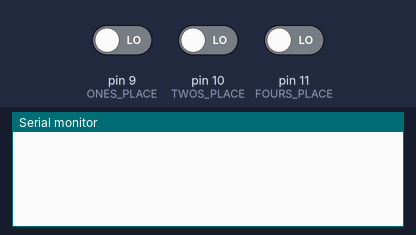
Bench run of a sketch on a simulated Arduino Uno, built with avr-gcc and run on an emulated ATmega328P. Parts: the last lines printed to the serial monitor. The test bench sets the inputs (shaded band); at power-on: pin 9 (ONES_PLACE) LOW, pin 10 (TWOS_PLACE) LOW, pin 11 (FOURS_PLACE) LOW.

Above: at 1.2 s.
1.3 s: pin 9 (ONES_PLACE) driven HIGH
At 1.41 s:
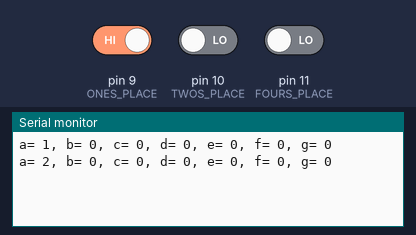
2.9 s: pin 10 (TWOS_PLACE) driven HIGH
At 2.92 s:
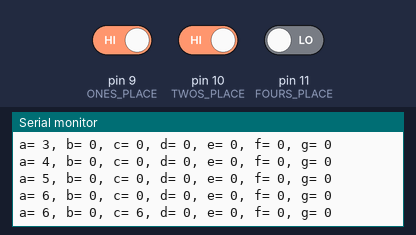
4.4 s: pin 9 (ONES_PLACE) driven LOW
At 4.43 s:
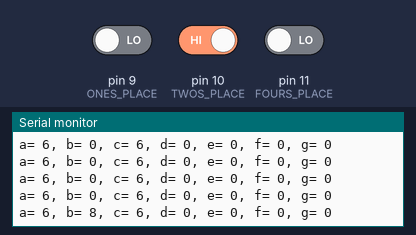
5.9 s: pin 11 (FOURS_PLACE) driven HIGH
At 5.94 s:
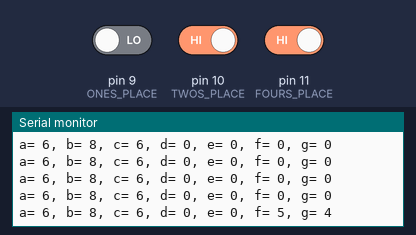
8.9 s: pin 10 (TWOS_PLACE) driven LOW
At 8.97 s:
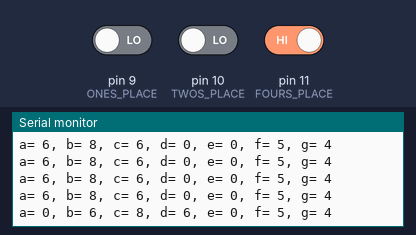
Timing chart, 0 to 11.9 s (numbered marks = the images above; inputs shaded):
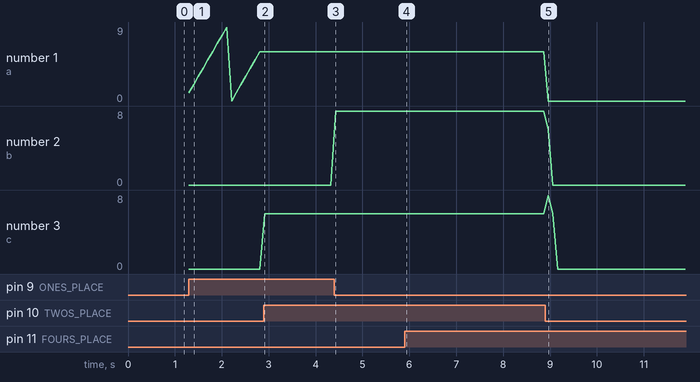

Measured:
- after the input at 1.3 s, the serial monitor: prints a new line at once (image 1)
- after the input at 2.9 s, the serial monitor: prints a new line at once (image 2)
- after the input at 4.4 s, the serial monitor: prints a new line at once (image 3)
- after the input at 5.9 s, the serial monitor: prints a new line at once (image 4)
- after the input at 8.9 s, the serial monitor: prints a new line after 0.06 s (image 5)

The sketch:

read_piano.ino
```cpp
#include <stdio.h>
// Pins to read binary state off of piano
const byte ONES_PLACE = 9;
const byte TWOS_PLACE = 10;
const byte FOURS_PLACE = 11;
byte pianoKey; // Resulting piano key pressed
int a = 0;
int b = 0;
int c = 0;
int d = 0;
int e = 0;
int f = 0;
int g = 0;
int fg = 0;

void setup() {
  // Setup piano reading pins
  pinMode(ONES_PLACE, INPUT);
  pinMode(TWOS_PLACE, INPUT);
  pinMode(FOURS_PLACE, INPUT);

  // Start serial monitor
  Serial.begin(9600);
}

void loop() {
  pianoKey = readState(ONES_PLACE, TWOS_PLACE, FOURS_PLACE);
 // Serial.println(pianoKey);
  if (pianoKey == 1)
  {
    a = a + 1;
    a=a%10;
    printScreen(a, b, c, d, e, f, g);
  }
  if (pianoKey == 2) {
    b = 3 * a;

      b=b%10;

    printScreen(a, b, c, d, e, f, g);
  }
  if (pianoKey == 3) {
    c = b + a;
    c=c%10;
    printScreen(a, b, c, d, e, f, g);
  }

  if (pianoKey == 4) {
    d = c;
    c = b;
    b = a;
    a = 0;

    printScreen(a, b, c, d, e, f, g);
  }
  if (pianoKey == 5) {
    e = d % a;
    printScreen(a, b, c, d, e, f, g);
  }
  if (pianoKey == 6) {
    fg = b * c + a;
    f = fg / 10;
    g = fg % 10;
    printScreen(a, b, c, d, e, f, g);
  }
  if (pianoKey == 7) {
    a = 0;
    b = 0;
    c = 0;
    d = 0;
    e = 0;
    f = 0;
    g = 0;
    fg = 0;
    printScreen(a, b, c, d, e, f, g);
  }
//  if (pianoKey==0){
//    printScreen(a, b, c, d, e, f, g);
//  }
  delay(100);
}
byte printScreen(int a, int b, int c, int d, int e, int f, int g) {
  //Print what would be displayed on the LCD screen
  Serial.print("a= ");
  Serial.print(a);
  Serial.print(", ");
  Serial.print("b= ");
  Serial.print(b);
  Serial.print(", ");
  Serial.print("c= ");
  Serial.print(c);
  Serial.print(", ");
  Serial.print("d= ");
  Serial.print(d);
  Serial.print(", ");
  Serial.print("e= ");
  Serial.print(e);
  Serial.print(", ");
  Serial.print("f= ");
  Serial.print(f);
  Serial.print(", ");
  Serial.print("g= ");
  Serial.println(g);

  byte hi;
  return hi;
}
byte readState(byte pin1, byte pin2, byte pin3) {

  // Sense all pin states
  bool read1 = digitalRead(pin1);
  bool read2 = digitalRead(pin2);
  bool read3 = digitalRead(pin3);

//  Serial.print(read1);
//  Serial.print(", ");
//  Serial.print(read2);
//  Serial.print(", ");
//  Serial.println(read3);
  byte state = read1 + 2 * read2 + 4 * read3;
  return state;
}

byte writeState() {
  byte info;
  while (Serial.available() > 0) {
    info = Serial.read();
    Serial.println(info - '0');
    return (info - '0');
  }
}
```
